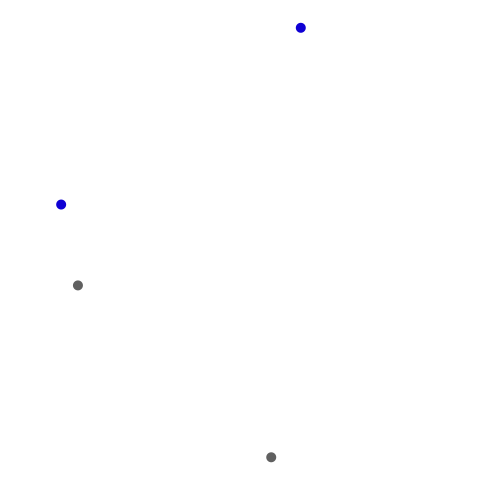
Frame 1 (no input)
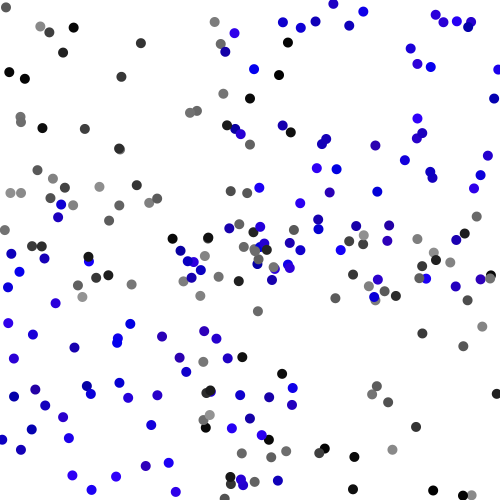
Frame 60 (the mouse pressed at the canvas centre just before this capture)
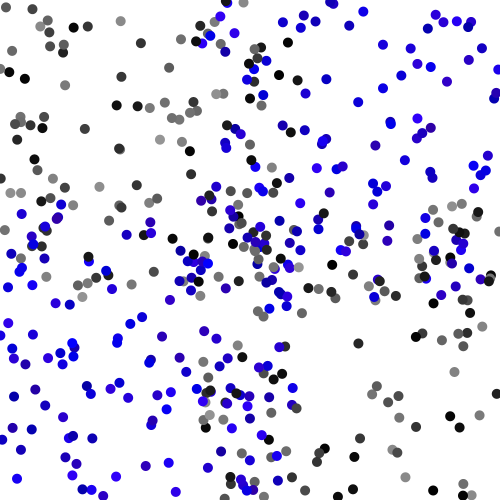
Frame 120 (the mouse held since frame 60 and released just before this capture)

The Processing sketch that drew these frames (run headless with seeded random() and noise(); from frame 60 on, the mouse is pressed at the canvas centre):

// Processing sketch: processing_4387
// ── processing_4387.pde



void setup()  
{  
  size(500,500);
  background(#FFFFFF) ; 
  smooth(); 
  noStroke(); 
}  

void draw(){   
    frameRate(15); 
    
    
    fill (random(150)); //DARK
    ellipse(random(300),random(300),10,10);
    ellipse(random(200,500),random(200,500),10,10);
  
  
    //LIGHT AIRY
    fill (random(50), random(50-180), random(160, 255));
    ellipse (random(200, 500), random (300), 10, 10);  
    ellipse(random(300),random(200,500),10,10);
   
} 

void mousePressed(){  
 fill(#FFFF00);
 rect(random(500),random(500),10,10) ;
} 
 
 
 
